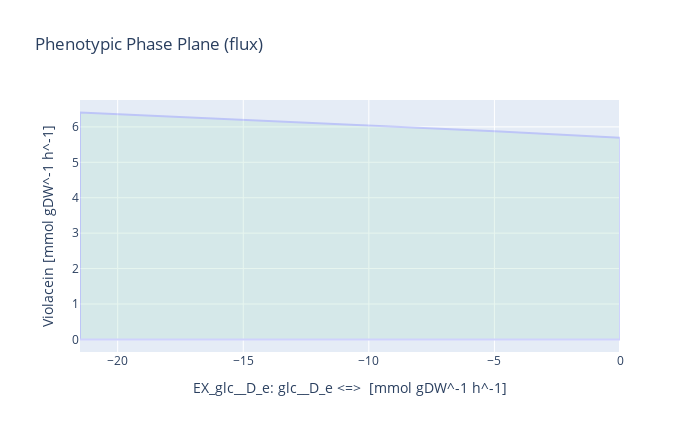

Source (notebook cell):
### Markdown cell above
## Glucose as substrate

### Code cell
medium = model_LB_vio_fad.medium

with model_LB_vio_fad:
    
    model_LB_vio_fad.objective = model_LB_vio_fad.reactions.Violacein
    violacein_production = model_LB_vio_fad.optimize().objective_value
    
    print(model_LB_vio_fad.objective) # DEFAULT OBJECTIVE, SHOULD IT BE VIOLACEIN ALL THE TIME? OR GROWTH?
    
    # Setting the medium and boundary conditions
    model_LB_vio_fad.medium = medium
    model_LB_vio_fad.reactions.EX_o2_e.lower_bound = -50
    model_LB_vio_fad.reactions.EX_glc__D_e.lower_bound = -21.5
    
    # Seing what is being consumed in the media
    print(model_LB_vio_fad.summary())
    
    # Setting the objective to growth
    model_LB_vio_fad.objective = model_LB_vio_fad.reactions.Growth
    growth_rate = model_LB_vio_fad.optimize().objective_value
    
    # Setting the objective to violacein
    model_LB_vio_fad.objective = model_LB_vio_fad.reactions.Violacein
    violacein_production = model_LB_vio_fad.optimize().objective_value
    
    print(model_LB_vio_fad.optimize().fluxes['Growth'])
    
    # Computing maximum yield
    violacein_glc_yield = violacein_production / (-1*model_LB_vio_fad.reactions.EX_glc__D_e.flux)
    
    
    # Phenotypic phane plane of glucose-violacein
    result = phenotypic_phase_plane(model_LB_vio_fad, 
                                variables=[model_LB_vio_fad.reactions.EX_glc__D_e],
                                objective=model_LB_vio_fad.reactions.Violacein,
                                points=10)
    print(result.data_frame)
    result.plot(plotter)
    #### WHY PLOTS CHANGE DEPENDING ON WHAT IS THE OBJECTIVE SAVED IN THE MODEL (BEFORE ANY MODIFICATION)
    # IN GLUCOSE OBJECTIVE IS GROWTH, ON MANNITOL IS VIOLACEIN (WEIRD)
    
    # Computing the glucose uptake rate for the maximum violacein production
    data = result.data_frame
    maxvio = round(data.objective_upper_bound[data.objective_upper_bound.idxmax()], 4)
    v = data.EX_glc__D_e[round(data.objective_upper_bound,4) == maxvio]
    
    
    print('Setting Glucose boundary to -21.5:')
    print("- The optimal Glucose uptake for Violacein flux is [h^-1]:", max(v))
    print('- Growth rate for V. natriegens [h^-1]:', growth_rate) # HOW THE GROWTH SHOULD BE TAKEN IF OBJECTIVE IS VIOLACEIN?
    print('- Max. violacein production [mmol gDW^-1 h^-1]:', violacein_production)
    print('- Theoretical maximum yield [mmol_vio / mmol_glc]:', violacein_glc_yield)

### Figure 1 — Plotly figure (JSON) as saved in the notebook; plotly's stock layout.template omitted (floating-point values rounded to 4 significant figures)
{"data": [{"fill": "toself", "fillcolor": "#B3E2CD", "hoverinfo": "none", "marker": {"line": {"color": "#B3E2CD"}, "opacity": 0.3}, "mode": "lines", "name": "WT", "opacity": 0.3, "type": "scatter", "x": [-21.5, -19.11, -16.72, -14.33, -11.94, -9.556, -7.167, -4.778, -2.389, 0, 0, -2.389, -4.778, -7.167, -9.556, -11.94, -14.33, -16.72, -19.11, -21.5, -21.5, -21.5], "y": [0, -1.531e-15, -2.177e-15, 0, -9.188e-16, -3.063e-15, -2.45e-15, 6.125e-16, 0, 0, 5.697, 5.79, 5.869, 5.948, 6.026, 6.103, 6.18, 6.257, 6.33, 6.404, 0, 6.404]}], "layout": {"height": 432, "title": {"text": "Phenotypic Phase Plane (flux)"}, "width": 700, "xaxis": {"autorange": true, "range": [-21.5, 0], "title": {"text": "EX_glc__D_e: glc__D_e <=>  [mmol gDW^-1 h^-1]"}, "type": "linear"}, "yaxis": {"autorange": true, "range": [-0.3558, 6.759], "title": {"text": "Violacein [mmol gDW^-1 h^-1]"}, "type": "linear"}}}
